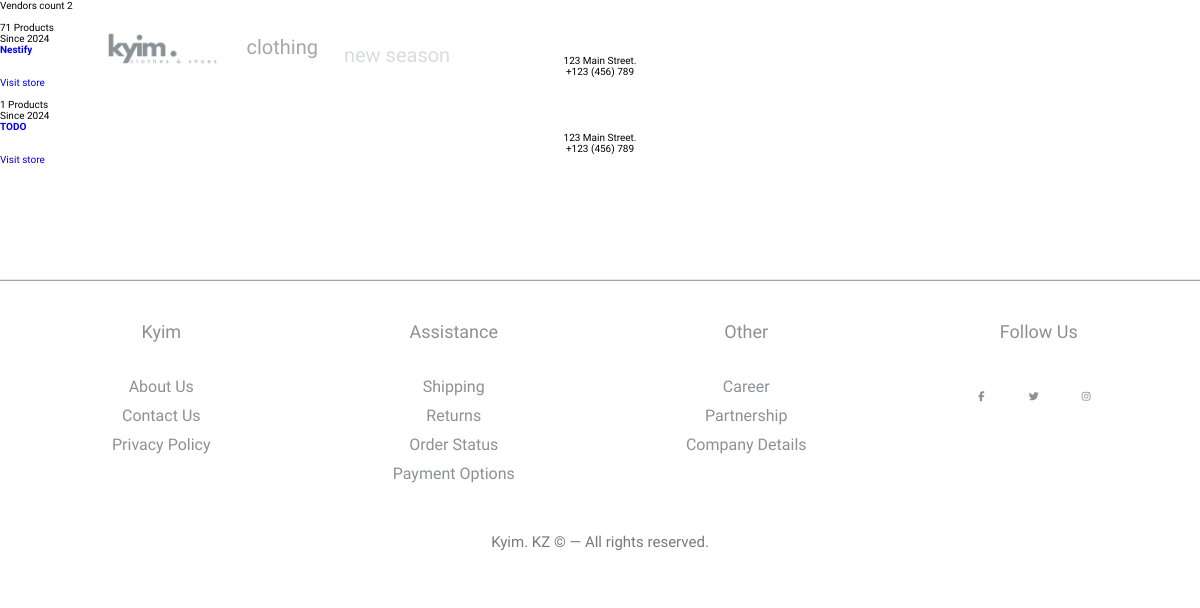
Screenshot of /vendor/ with the database file from the repository.
### core/models.py (models this page shows, shortened)
class Vendor(models.Model):
    vid = ShortUUIDField (unique=True, length=10, max_length=20, prefix="ven", alphabet="abcdefgh12345")
    title = models.CharField(max_length=100, default="Nestify")
    image = models.ImageField (upload_to=user_directory_path, default="vendor.jpg")
    cover_image = models.ImageField (upload_to=user_directory_path, default="vendor.jpg")
    description = models.TextField(null=True, blank=True, default="I am an amazing vendor")
    address = models.CharField (max_length=100, default="123 Main Street.")
    contact = models.CharField(max_length=100, default="+123 (456) 789")
    chat_resp_time = models.CharField(max_length=100, default="100")
    shipping_on_time = models.CharField (max_length=100, default="100")
    authentic_rating = models.CharField (max_length=100, default="100")
    days_return = models.CharField (max_length=100, default="100")
    warranty_period = models.CharField(max_length=100, default="100")
    user = models.ForeignKey(User, on_delete=models.SET_NULL, null=True)
    date = models.DateTimeField(auto_now_add =True, null = True, blank = True)
    class Meta:
        verbose_name_plural = "Vendors"

### core/views.py (the view)
# urls.py: path("vendor/", vendor_list_view, name = "vendor-list"),
def vendor_list_view(request):
    vendors = Vendor.objects.all()
    context = {
        "vendors" : vendors,
    }
    return render(request, "core/vendor-list.html",context)

### core/context_processor.py (called while the page is built)
def default(request):
    categories = Category.objects.all()
    vendors = Vendor.objects.all()
    products = Product.objects.all()
    return {
        'categories': categories,
        'vendors': vendors,
        'products': products
    }

### templates/core/vendor-list.html (shortened to what this page needs)
{% extends 'partials/base.html' %}
{% load static %}
{% block content %}
<!DOCTYPE html>
<html lang="en">
<head>
    <p>Vendors count {{vendors.count}} </p>
    <div>
        {% for v in vendors %}
        <div>
           <div class = "vendor-img">
            </div>
            <div>
                <span>{{v.product.all.count}} Products </span>
            </div>
          <div>
            <div>
                <div>
                    <span>Since {{v.date|date:"Y"}}</span>
                </div>
                <h4><a href = "{% url 'core:vendor-detail' v.vid %}">{{v.title}}</a></h4>
            </div>
                <div>
                    <ul>
                        <li>{{v.address}}</li>
                        <li>{{v.contact}}</li>
                    </ul>
                </div>
                <a href = "{% url 'core:vendor-detail' v.vid %}">Visit store</a>
          </div>
        </div>
        {% endfor %}
    </div>
</head>
<body>
{% endblock content %}

### static/assets/css/base.css (style rules this page uses)
:root { --primary-color: #222e37; --primary-font: "League Spartan", sans-serif; --background-header-navbar: #ffffff; --hover-color: rgb(211, 211, 211); }
* { font-family: var(--primary-font); margin: 0; padding: 0; box-sizing: border-box; text-decoration: none; transition: .8s linear; }
html { font-size: 62.5%; }
ul { list-style: none; display: flex; align-items: center; justify-content: center; flex-direction: column; }

### rows the page displays
Vendor: product.all.count "71", date "2024", title "Nestify", address "123 Main Street.", contact "+123 (456) 789"
Vendor: product.all.count "1", date "2024", title "TODO", address "123 Main Street.", contact "+123 (456) 789"

### other values shown
{{ vendors.count }} "2"
